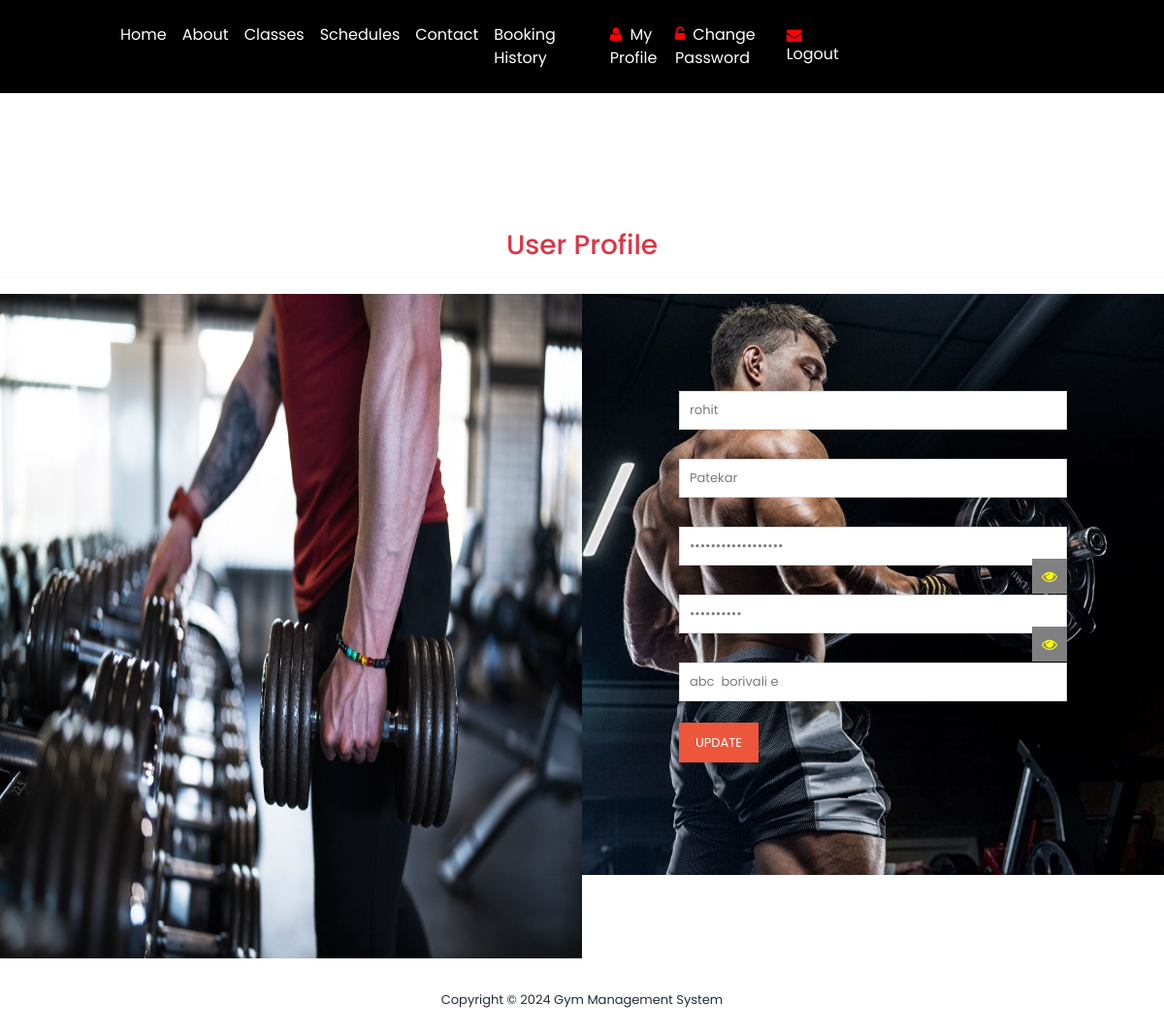
Page /user_profile/ (signed in) on the committed database.
### gym/models.py (models this page shows, shortened)
class Signup(models.Model):
    user = models.ForeignKey(User, on_delete=models.CASCADE, null=True)
    mobile = models.CharField(max_length=15, null=True)
    state = models.CharField(max_length=150, null=True)
    city = models.CharField(max_length=150, null=True)
    address = models.CharField(max_length=200, null=True)
    creationdate = models.DateTimeField(auto_now_add=True)

### gym/views.py (the view, shortened to what this page needs)
# urls.py: path('user_profile/', views.user_profile, name="user_profile"),
def user_profile(request):
    data = Signup.objects.get(user=request.user)
    return render(request, "user_profile.html", locals())

### gym/templates/user_profile.html (shortened to what this page needs)
{% load static %}
<link rel="stylesheet" href="https://cdnjs.cloudflare.com/ajax/libs/font-awesome/4.7.0/css/font-awesome.min.css">
<html lang="en">
<head>
    <link href="https://cdn.jsdelivr.net/npm/bootstrap@5.3.2/dist/css/bootstrap.min.css" rel="stylesheet">
    <link rel="stylesheet" type="text/css" href="{% static 'assets/css/bootstrap.min.css' %}">
    <link rel="stylesheet" type="text/css" href="{% static 'assets/css/font-awesome.css' %}">
    <link rel="stylesheet" href="{% static 'assets/css/templatemo-training-studio.css' %}">
</head>
<body>
<div class="container-fluid position-relative nav-bar p-0">
    <div class="position-relative px-lg-0" style="z-index: 9;">
        <nav class="navbar navbar-expand-lg bg-black">
            <a href="/" class="navbar-brand d-flex align-items-center " >
            </a>
            <div class="collapse navbar-collapse justify-content-between px-1" id="navbarCollapse">
                <div class="navbar-nav ml-auto py-0">
                    <a href="/" class="nav-item nav-link active text-white">Home</a>
                    <a href="#features" class="nav-item nav-link text-white">About</a>
                    <a href="#our-classes" class="nav-item nav-link text-white">Classes</a>
                    <a href="#schedule" class="nav-item nav-link text-white">Schedules</a>
                    <a href="#contact-us" class="nav-item nav-link text-white">Contact</a>
                    {% if request.user.is_authenticated %}
                    <a href="/booking_history/" class="nav-item nav-link  text-white">Booking History</a>
                    {% else %}
                    <a href="#admin"><button style="color:red" class="nav-item nav-link text-white">Admin</button></a>
                    {% endif %}
                </div>
                <div class="container-fluid py-3 px-lg-5 d-none d-lg-block">
                    <div class="row">
                        {% if request.user.is_authenticated %}
                        <div class="col-md-6 text-center text-lg-left mb-2 mb-lg-0">
                            <div class="d-inline-flex align-items-center">
                                <a class=" text-white" href="/user_profile/"><i style="color:red" class="fa fa-user mr-2"></i>My Profile</a>
                                <a class="text-white" href="/user_change_password/"><i style="color:red" class="fa fa-unlock-alt mr-2"></i>Change Password</a>
                                <a class=" text-white" href="/user_logout/"><i style="color:red" class="fa fa-envelope mr-2"></i>Logout</a>
                            </div>
                        </div>
                        {% endif %}
                    </div>
                </div>
            </div>
        </nav>
    </div>
</div>
<section class="section" id="admin">
    <h3 class="text-center text-danger">User Profile</h3>
    <hr/>
    <div class="container-fluid mt-3">
        <div class="row">
            <div class="col-lg-6 col-md-6 col-xs-12">
                <div id="map">
                    <img src="{% static 'assets/images/adminlogin.jpg' %}" style="width: 100%; height: 685px;">
                </div>
            </div>
            <div class="col-lg-6 col-md-6 col-xs-12">
                <div class="admin-form">
                    <form method="post" action="" enctype="multipart/form-data">
                        <div class="row">
                            <div class="col-md-12 col-sm-12">
                                <fieldset>
                                    <input type="text" name="firstname" placeholder="First Name" required value="{{data.user.first_name}}">
                                </fieldset>
                            </div>
                            <div class="col-md-12 col-sm-12">
                                <fieldset>
                                    <input type="text" name="secondname" placeholder="Last Name" required value="{{data.user.last_name}}">
                                </fieldset>
                            </div>
                            <div class="col-md-12 col-sm-12">
                                <fieldset>
                                    <input type="password" name="email" id="email" placeholder="Enter Email" value="{{data.user.username}}" readonly>
                                    <span class="fa fa-eye field-icon toggle-password-2" id="email-eye" onclick="togglePassword2()"></span>
                                </fieldset>
                            </div>
                            <div class="col-md-12 col-sm-12">
                                <fieldset>
                                    <input type="password" name="mobile" id="mobile" placeholder="Mobile Number" value="{{data.mobile}}" readonly>
                                    <span class="fa fa-eye field-icon toggle-password" id="mobile-eye" onclick="togglePassword()"></span>
                                </fieldset>
                            </div>
                             <div class="col-md-12 col-sm-12">
                                <fieldset>
                                    <input type="text" name="address" placeholder="Address" value="{{data.address}}" required>
                                </fieldset>
                            </div>
                            <div class="col-lg-12">
                                <fieldset>
                                    <button type="submit" class="main-button" href="">Update</button>
                                </fieldset>
                            </div>
                        </div>
                    </form>
                </div>
            </div>
        </div>
    </div>
</section>
<footer>
    <div class="container">
        <div class="row">
            <div class="col-lg-12">
                <p>Copyright &copy;
                    Gym Management System
                </p>
            </div>
        </div>
    </div>
</footer>
</body>
</html>

### gym/static/assets/css/templatemo-training-studio.css (style rules this page uses)
html, body, div, span, applet, object, iframe, h1, h2, h3, h4, h5, h6, p, blockquote, div pre, a, abbr, acronym, address, big, cite, code, del, dfn, em, font, img, ins, kbd, q, s, samp, small, strike, strong, sub, sup, tt, var, b, u, i, center, dl, dt, dd, ol, ul, li, figure, header, nav, section, article, aside, footer, figcaption { margin: 0; padding: 0; border: 0; outline: 0; }
header, nav, section, article, aside, footer, hgroup { display: block; }
* { box-sizing: border-box; }
html, body { font-family: 'Poppins', sans-serif; font-weight: 400; background-color: #fff; font-size: 16px; -ms-text-size-adjust: 100%; -webkit-font-smoothing: antialiased; -moz-osx-font-smoothing: grayscale; }
a { text-decoration: none !important; }
h1, h2, h3, h4, h5, h6 { margin-top: 0px; margin-bottom: 0px; }
p { font-size: 14px; line-height: 25px; color: #7a7a7a; }
html, body { background: #fff; font-family: 'Poppins', sans-serif; }
#admin { margin-top: 140px; }
#admin .container-fluid .col-lg-6 { padding: 0px; }
#admin .admin-form { padding: 100px; background-image: url('static/assets/images/main_img1.jpg'); background-position: center center; background-repeat: no-repeat; background-size: cover; }
.admin-form input { color: #7a7a7a; font-size: 13px; border: 1px solid #ddd; background-color: #fff; width: 100%; height: 40px; outline: none; line-height: 40px; padding: 0px 10px; -webkit-appearance: none; -moz-appearance: none; appearance: none; margin-bottom: 30px; }
.admin-form ::placeholder { color: #7a7a7a; }
.admin-form button { display: inline-block; font-size: 13px; padding: 11px 17px; background-color: #ed563b; color: #fff; text-align: center; font-weight: 400; text-transform: uppercase; transition: all .3s; border: none; outline: none; margin-top: -8px; }
footer { text-align: center; padding: 30px 0px; }
footer p { color: #232d39; font-size: 13px; }

### gym/templates/user_profile.html (style rules this page uses)
.field-icon { float: right; margin-left: -25px; margin-top: -37px; position: relative; background:gray; color:yellow; z-index: 2; padding:10px; }

### rows in the picture
Signup: firstname "rohit", secondname "Patekar", address "abc borivali e"
